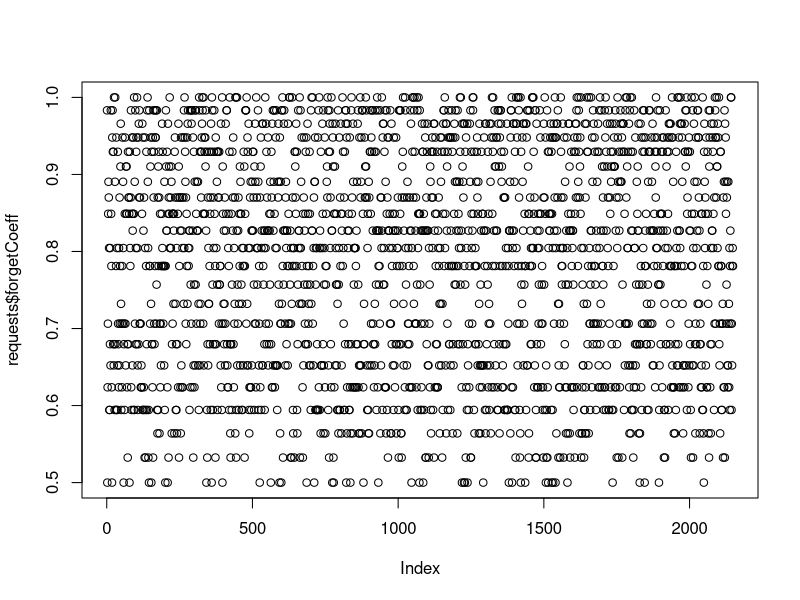
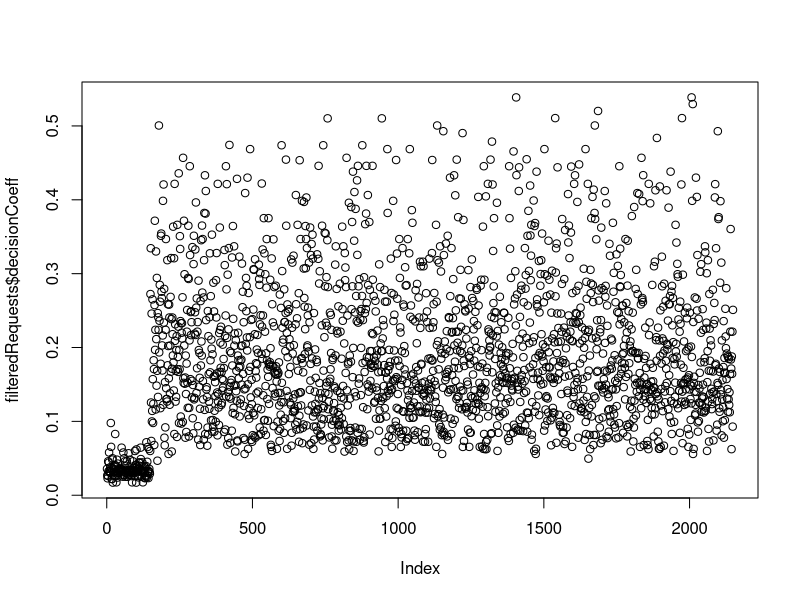

Generate these figures, in order, with R:
#input : two files
#   customers file
#   requests file

#output : What can you tell us about the data?
#   What can you tell about fraudulent customers and their transactions?
#   Based on your results, what actions would you do or recommend doing for letting less fraudulent transactions go through (at the same time having the least impact on our good customers)?"
###############################################################################################
#source("http://www.bioconductor.org/biocLite.R")
#biocLite("xlsx")

### Load existing Data
customers <- read.csv("customer_data.csv", header = TRUE)
requests <- read.csv("request_data-2.csv", header = TRUE)

colnames(customers)
customers$fraudulent_cst
unique(requests$payment_type)
colnames(requests)


##############################################################################################
#################################### Customers Processing ####################################
##############################################################################################

## handle customer duplications
length(customers$customer_id)
## 2129 customers in the list
unique(customers$customer_id)
unique(paste(customers$customer_id, customers$cst_successful_transfers_cnt, customers$cst_profile_age_days, sep="_"))
## 2090 unique customers in the list

#detect duplicated and unique customers
duplicateCustomers<- customers[duplicated(customers$customer_id),]
uniqueCustomers <- customers[unique(customers$customer_id),]

#customers <- uniqueCustomers
## Later on we will refer to "uniqueCustomers" only

#################################### Successfull Transfers ############################################

### Calculate quantile percentage of customer successful transfer count
percentage <- quantile(customers$cst_successful_transfers_cnt, probs = seq(0, 1, 0.2), na.rm = TRUE)
percentage
### define the coefficient step, in order not to decrease dramatically customer chances to make the transfer,
# we start from 0.5
coeffStep <- 5/(length(percentage)-1)

# we want something like this, that is for each quantile we need a coefficient, e.g.
# for customers with 5 (3 <= 5 < 7) successful transfers, the coefficient will be 0.7 as in the following lists
# 1    2    3    7   13 1307
#  0.5  0.6  0.7  0.8  0.9

tmp <- cut(customers$cst_successful_transfers_cnt,percentage, include.lowest=TRUE, right=FALSE )
customers$successTransferCoeff <- 0.5 + (as.integer(tmp)-1)*coeffStep/10
# percentage
# View(data.frame(orig=customers$cst_successful_transfers_cnt, res=tmp, res2=as.integer(tmp), res3=0.5 + (as.integer(tmp)-1)*coeffStep/10 ))


head(customers$successTransferCoeff, 20)

#### now we have customers with one more column (historyTrust) with coefficient based on customer successful transfer history

#################################### Fraudulent Type ############################################

### customer fraud type coefficients
fairCustTrust <- 0.95
oneFraudCustTrust <- 0.5
multipleFraudCustTrust <- 0.3
superTrustyCustomer <- 1

setCustomerFraudType <- function(type) {
    if( type == 0 ) return(fairCustTrust)
    if( type == 1 ) return(oneFraudCustTrust)
    if( type > 1 ) return(multipleFraudCustTrust)
    return(superTrustyCustomer)
}

customers$fraudCoeff <- sapply(customers$fraudulent_cst, setCustomerFraudType)

#################################### Suspicious Type ############################################

### customer suspicious type coefficients
cleanCustTrust <- 0.95
oneSuspCustTrust <- 0.75
multipleSuspCustTrust <- 0.4
goldenCustomer <- 1

setCustomerSuspType <- function(type) {
    if( type == 0 ) return(cleanCustTrust)
    if( type == 1 ) return(oneSuspCustTrust)
    if( type > 1 ) return(multipleSuspCustTrust)
    return(goldenCustomer)
}

customers$suspCoeff <- sapply(customers$suspicious_cst, setCustomerSuspType)


#################################### History Days ############################################

### Calculate quantile percentage of customer history in days
percentageDays <- quantile(customers$cst_profile_age_days, probs = seq(0, 1, 0.1))
percentageDays
### define the coefficient step, in order not to decrease dramatically customer chances to make the transfer,
# we start from 0.5
coeffStepDays <- 5/(length(percentageDays)-1)

tmp <- cut(customers$cst_profile_age_days,percentageDays, include.lowest=TRUE, right=FALSE )
customers$daysCoeff <- 0.5 + (as.integer(tmp)-1)*coeffStepDays/10
# percentageDays
# View(data.frame(orig=customers$cst_profile_age_days, res=tmp, res2=as.integer(tmp), res3=0.5 + (as.integer(tmp)-1)*coeffStepDays/10 ))



##############################################################################################
#################################### Requests Processing #####################################
##############################################################################################


#################################### Transaction Type ############################################
#### transaction type coefficients
bankTrust <- 0.9
achTrust <- 0.7
cardTrust <- 0.5
handTrust <- 1 # if the transfer was hand to hand :D


setTransactionType <- function(type) {
    if( type == "bank" ) return(bankTrust)
    if( type == "ach" ) return(achTrust)
    if( type == "card" ) return(cardTrust)
    return(handTrust)
}

## add transferTrust column
requests$transferTrust <- sapply(requests$payment_type,setTransactionType)


#################################### Forgetting Coefficients of Transfers ############################################

requests$daysPassed <- difftime(as.Date(as.character(requests$request_date), "%d/%m/%Y"),
                                as.Date("1970-01-01"), units = "days")
requests$daysPassed <- requests$daysPassed - min(requests$daysPassed)

forgettingExpFunction <- function(x) {
    return (1.5 - (0.5)^(x/max(unclass(requests$daysPassed))))  #max(unclass(requests$daysPassed)
}
#### here we need to forget the mistakes/fraud/suspicious behaviour of customer, so we introduce en exponential function
# f(x) <- 1.5 - (0.5)^(x/max(days passed)), the shift with 1.5 is needed to avoid 0 values, since we will use those coefficient in product

requests$forgetCoeff <- forgettingExpFunction((as.numeric(requests$daysPassed)))
plot(requests$forgetCoeff)

#################################### Customer ID Check ############################################

checkCustomerID <- function(id) {
    return(any(as.character(customers$customer_id) == as.character(id)))
}

requests$senderExists <- sapply(requests$customer_id, checkCustomerID)
length(requests[requests$senderExists == TRUE,]$customer_id)

### All the receivers are not from our Customers List, only one is in the list
requests$recipientExists <- sapply(requests$target_recipient_id, checkCustomerID)
length(requests[requests$recipientExists == FALSE,]$customer_id)

#################################### Customer ID Check ############################################

#############  Get Customer Send Count
sendersTable <- table(requests$customer_id)
getSendCount <- function(id) {
    return(sendersTable[[id]])
}
requests$customerSendCount <- sapply(requests$customer_id, getSendCount)

#############  Get Recepient Receive Count
receiversTable <- table(requests$target_recipient_id)
getReceiveCount <- function(id) {
    return(receiversTable[[id]])
}
requests$customerReceiveCount <- sapply(requests$target_recipient_id, getReceiveCount)

###########################################################################################
### Calculate Customer Send Coefficients
sendExpFunction <- function(x) {
    return ((0.5)^(x/max(requests$customerSendCount)))
}

requests$sendCoeff <- sendExpFunction((as.numeric(requests$customerSendCount)))

###########################################################################################
### Calculate Target Recepient Receive Coefficients
receiveExpFunction <- function(x) {
    return ((0.5)^(x/max(requests$customerReceiveCount)))
}

requests$receiveCoeff <- receiveExpFunction((as.numeric(requests$customerReceiveCount)))

###########################################################################################
### Calculate Final Coefficients

### get the request ids in customers list
requests$idInCustomers <- match(requests$customer_id, customers$customer_id)

# requests$successTransferCoeff <- customers[requests$idInCustomers,]$successTransferCoeff
# requests$fraudCoeff <- customers[requests$idInCustomers,]$fraudCoeff
# requests$suspCoeff <- customers[requests$idInCustomers,]$suspCoeff
# requests$daysCoeff <- customers[requests$idInCustomers,]$daysCoeff

### fill calculated coefficient columns from customers
requests[c("successTransferCoeff", "fraudCoeff", "suspCoeff", "daysCoeff")] <-
    customers[requests$idInCustomers,][c("successTransferCoeff", "fraudCoeff", "suspCoeff", "daysCoeff")]

### Calculate final decision coefficients
requests$decisionCoeff <- with(requests,
            successTransferCoeff * fraudCoeff * suspCoeff *
            daysCoeff * transferTrust * forgetCoeff * sendCoeff * receiveCoeff )

### filter the coefficients columns to look
filteredRequests <- requests[c("request_id", "target_recipient_id", "customer_id", "payment_type", "transferTrust",
                               "daysPassed", "customerSendCount", "customerReceiveCount",
                               "forgetCoeff", "sendCoeff", "receiveCoeff",
                               "successTransferCoeff", "fraudCoeff", "suspCoeff",
                               "daysCoeff", "decisionCoeff")]

plot(filteredRequests$decisionCoeff)
#### rank requests by decision coefficient
ranks <- rank(requests$decisionCoeff)

### calculate quantiles from decision coefficients
decisionQuantiles <- quantile(requests$decisionCoeff, seq(0,1,0.05))
decisionQuantiles
### select suspicious requests, the value 0.03800667 is 5% less trustful transfers
# susp <- customers[requests[requests$decisionCoeff < 0.03800667,]$idInCustomers,]

tmp <- cut(filteredRequests$decisionCoeff,decisionQuantiles, include.lowest=TRUE, right=FALSE )
filteredRequests$decisionRank <- as.integer(tmp)-1

filteredRequests <- filteredRequests[order(filteredRequests$decisionRank),]
write.csv(filteredRequests, file = "classifiedRequests.csv", row.names = FALSE)

# ########################## The above part is OK :D

